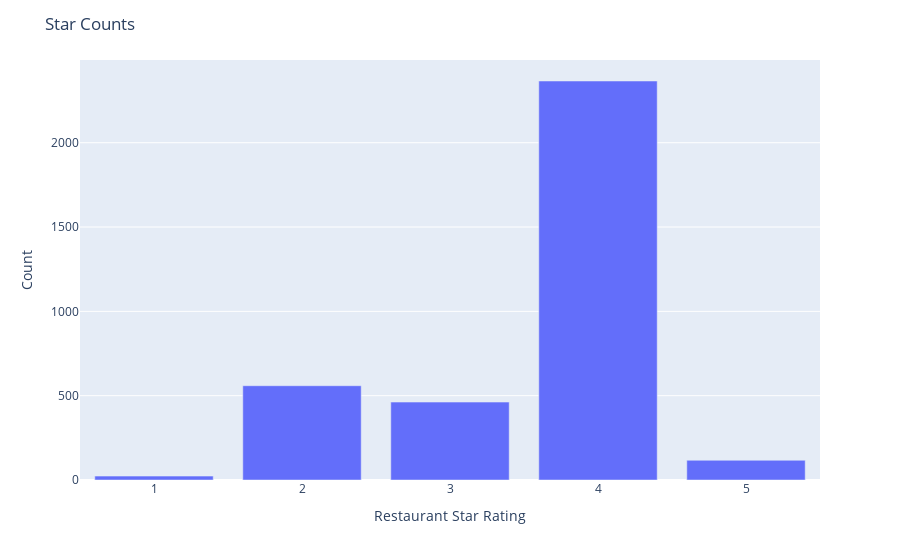

Notebook code cell kept with this figure:
### Code cell
%matplotlib inline
philly['stars'] = philly['stars'].round()


ratings_chart = philly['stars'].value_counts()
star_bar = px.bar(ratings_chart, y = 'stars')

star_bar.update_layout(title = 'Star Counts', xaxis_title = 'Restaurant Star Rating', yaxis_title = 'Count')
star_bar.show()

### Figure 1 — Plotly figure (JSON) as saved in the notebook; plotly's stock layout.template omitted (floating-point values rounded to 4 significant figures)
{"data": [{"alignmentgroup": "True", "hovertemplate": "index=%{x}<br>stars=%{y}<extra></extra>", "legendgroup": "", "marker": {"color": "#636efa", "pattern": {"shape": ""}}, "name": "", "offsetgroup": "", "orientation": "v", "showlegend": false, "textposition": "auto", "type": "bar", "x": [4, 2, 3, 5, 1], "xaxis": "x", "y": [2366, 559, 462, 117, 23], "yaxis": "y"}], "layout": {"barmode": "relative", "legend": {"tracegroupgap": 0}, "margin": {"t": 60}, "title": {"text": "Star Counts"}, "xaxis": {"anchor": "y", "domain": [0, 1], "title": {"text": "Restaurant Star Rating"}}, "yaxis": {"anchor": "x", "domain": [0, 1], "title": {"text": "Count"}}}}
